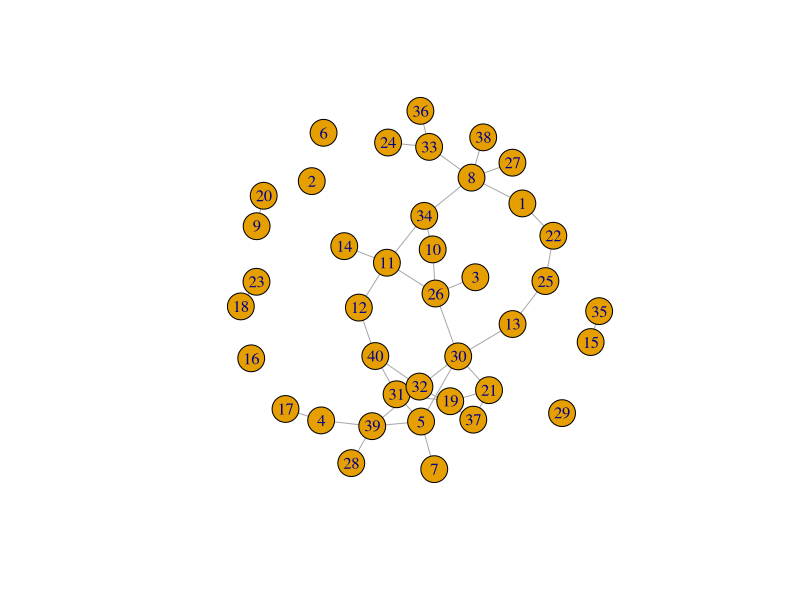
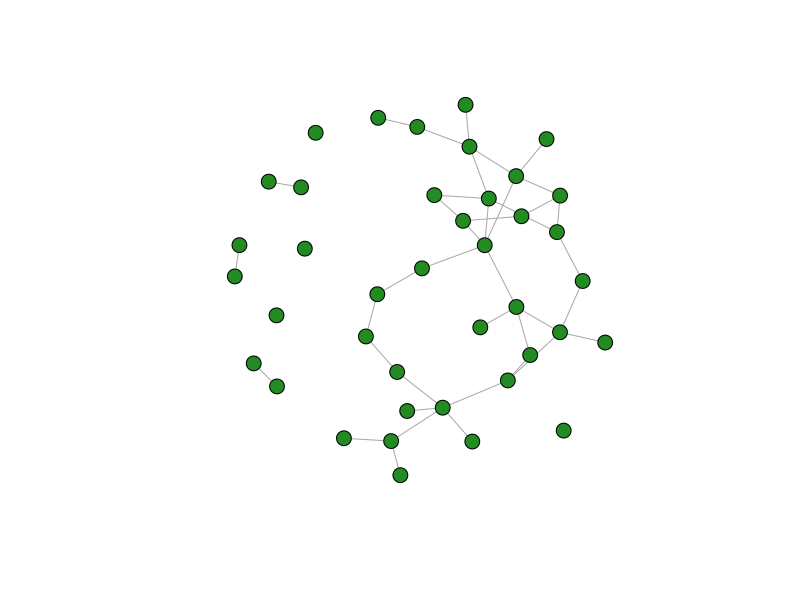
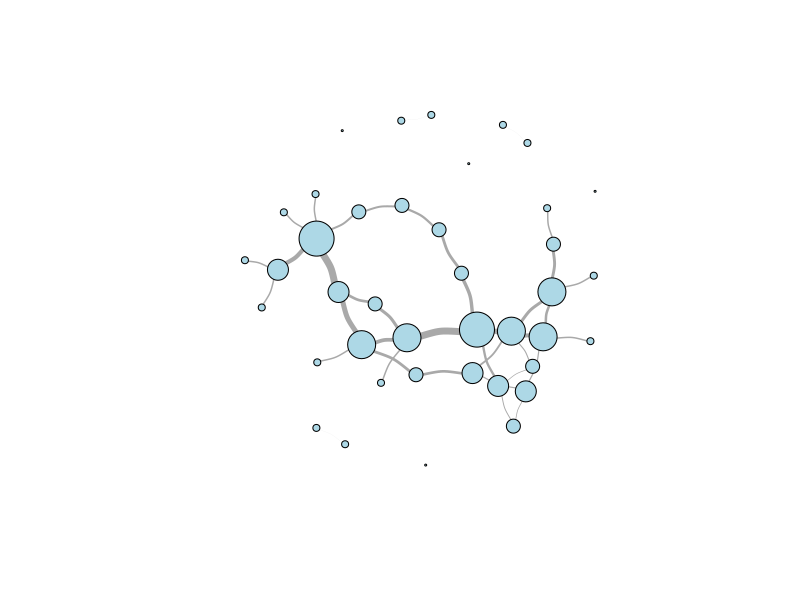
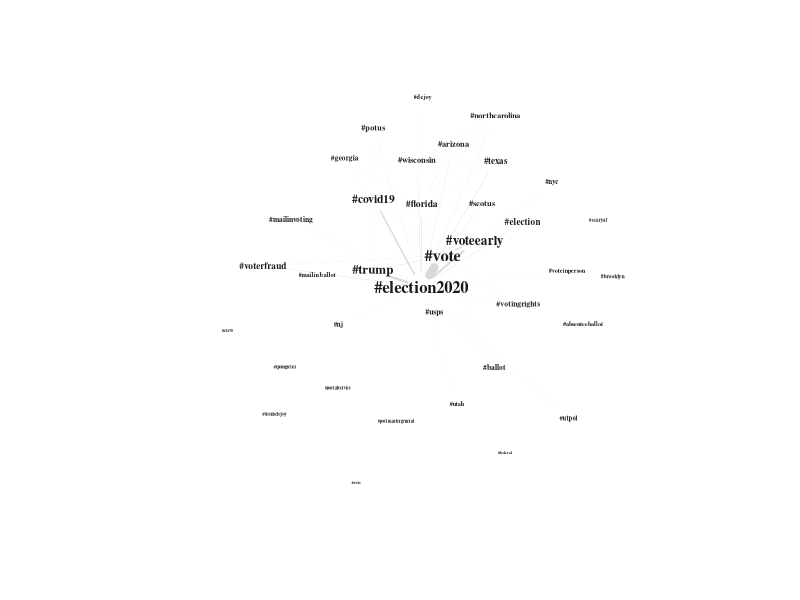

Recreate these plots in R, in order.
## ---- chunk 1
knitr::opts_chunk$set(echo = TRUE, warning = FALSE, error = FALSE)
## ---- chunk 2
library(readxl)
library(dplyr)
library(stringr)
library(tidyr)
library(igraph)
library(Matrix)

lab <- read_excel("../data/lab.xlsx") %>% 
  rename_all(~str_replace_all(., "\\s+", "")) # Remove whitespace from variable names

# Let's take a look!
glimpse(lab)
## ---- chunk 3
covid_tweets <- lab %>% 
  filter(str_detect(FullText, "(?i:(#?covid-?(19)?)|(corona(virus)?)|(pandemic))"))

# Let's take a look!
covid_tweets %>% 
  select(FullText) %>% 
  head()
## ---- chunk 4
edges <- lab %>%
  select(V1 = Author, V2 = MentionedAuthors) %>%
  separate_rows(V2, sep = ", ") %>%                   # Possibly >1 edge per tweet
  mutate(V2 = str_replace_all(V2, "@", ""))           # Consistent formatting for Node IDs

# Let's take a look!
head(edges)
## ---- chunk 5
weighted_edges <- edges %>% 
  count(V1, V2, name = "weight")

# Let's take a look!
head(weighted_edges)
## ---- chunk 6
nodes <- lab %>%
  select(id = Author, verified = TwitterVerified, 
         followers = TwitterFollowers, region = Region) %>%
  mutate(verified = as.logical(verified),
         region = as.factor(region))

# Also need to make sure that mentioned users are included, 
# even though we do not have data for them
mentioned_nodes <- lab %>%
  select(id = MentionedAuthors) %>%
  mutate(id = str_replace_all(id, "@", "")) %>%
  separate_rows(id, sep = ", ")

nodes <- nodes %>% 
  bind_rows(mentioned_nodes) %>%
  distinct(id, .keep_all = T) %>%
  arrange(id)   
## ---- chunk 7
# To avoid misassigning vertex attributes due to inconsistent ordering of node
# lists, we can instead create an entirely new graph object that incorporates
# both our existing edge list and our new node list (with attributes)

mention_graph <- graph_from_data_frame(weighted_edges, directed = T, vertices = nodes) %>%
  delete_vertices("NA") # igraph interprets missing values as a string

# Let's take a look!
E(mention_graph) %>% head()
V(mention_graph) %>% head()
vertex.attributes(mention_graph) %>% glimpse()
## ---- chunk 8
mention_matrix <- as_adjacency_matrix(mention_graph)

# Let's take a look!
mention_matrix[0:10, 0:10]
## ---- chunk 9
htags <- lapply(lab$Hashtags, str_split, pattern = ", ")
htags <- lapply(htags, unlist, recursive = F)

# Credit to Martin Stefan for the matrix generation code below 
# [https://tinyurl.com/7sd76m8p]

# First create a list of unique tags in the dataset to set the dimensions of the matrix
utags <- unique(unlist(htags))

htag_matrix <- matrix(0, length(utags), length(utags))
rownames(htag_matrix) <- utags
colnames(htag_matrix) <- utags

# Then, iterate through the list of tweets and add to the adjacency matrix
for(t in 1:length(htags)) {
  tags <- htags[[t]]
  
  if(length(tags) == 1) next()
  
  htag_matrix[tags, tags] <- htag_matrix[tags, tags] + 1
}

# Set the diagonal of the matrix to 0 (hashtags are not adjacent to themselves)
diag(htag_matrix) <- 0

# Create graph object
htag_graph <- graph_from_adjacency_matrix(htag_matrix, mode = "undirected", 
                                          weighted = TRUE)

# Let's take a look!
htag_graph[1:10, 1:10]
## ---- chunk 10
htag_list <- as_adj_list(htag_graph)

# Let's take a look!
htag_list %>% head(3)
## ---- chunk 11
# Combine hashtag lists from multiple tweets by the same user
htag_uses <- lab %>%
  select(user = Author, htags = Hashtags) %>%
  group_by(user) %>% mutate(htags = paste(htags, collapse = ", "),
                            htags = str_split(htags, ", ")) %>%
  rowwise() %>% mutate(htags = list(unique(htags)),
                       htags = list(sort(htags))) %>%
  distinct()

# Convert the nested list to a matrix
htag_uses_matrix <- htag_uses %>%
  unnest(htags) %>%
  table() %>% unclass() %>% Matrix()

# Convert into a graph object
htag_uses_graph <- graph_from_incidence_matrix(htag_uses_matrix, mode = "out")

# Let's take a look!
E(htag_uses_graph) %>% head(20)
## ---- chunk 12
# Generate an Erdos-Renyi random graph with 40 nodes and a density of 0.05
# (By default; feel free to change the parameters below)
er_density <- 0.05
er_vcount <- 40
er_ecount <- (er_vcount * (er_vcount-1) / 2) * er_density
er_graph <- sample_gnm(n = er_vcount, m = er_ecount)

# Produce a plot with default settings
plot(er_graph)

# Adjust layout (using Fruchterman-Reingold algorithm and basic aesthetics)
plot(er_graph, 
     layout = layout_with_fr,
     vertex.label = NA,
     vertex.size = 8,
     vertex.color = "forestgreen")

# Set aesthetics based on graph attributes
V(er_graph)$size <- degree(er_graph)*4
E(er_graph)$width <- edge.betweenness(er_graph, directed = F) * 0.05

plot(er_graph, 
     layout = layout_with_fr,
     vertex.label = NA,
     vertex.color = "lightblue", 
     edge.curved = 0.2)
## ---- chunk 13
# This function returns a list of graphs by default
usps_ego_graph <- make_ego_graph(htag_graph, nodes = "#usps")[[1]]

# Scale labels to eigenvector centrality and edges to weight
V(usps_ego_graph)$label.cex <- eigen_centrality(usps_ego_graph)$vector^0.2
E(usps_ego_graph)$width <- E(usps_ego_graph)$weight*0.01

# Create a layout with custom parameters
l <- layout_with_lgl(usps_ego_graph, root = "#usps")
l <- norm_coords(l, ymin = -1, ymax = 1, xmin = -1, xmax = 1)


plot(usps_ego_graph, 
     layout = l,
     rescale = F,
     vertex.shape = "none",
     vertex.label.color = "gray10",
     vertex.label.font = 2,
     edge.color = "gray85")
## ---- chunk 14
saveRDS(mention_graph, file = "../data/mention_graph.RDS")
saveRDS(htag_graph, file = "../data/htag_graph.RDS")
saveRDS(htag_uses_graph, file = "../data/htag_uses_graph.RDS")
